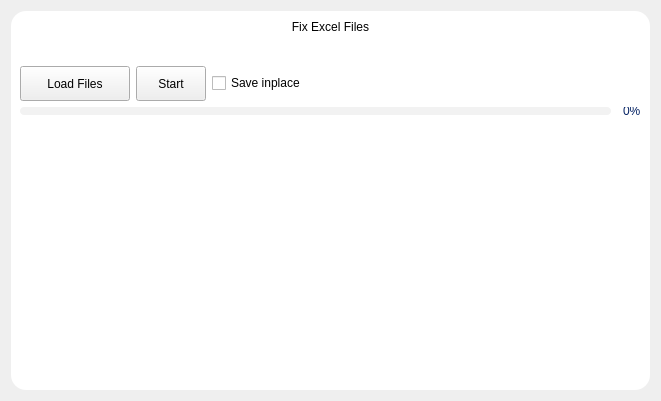
<?xml version="1.0" encoding="UTF-8"?>
<ui version="4.0">
 <class>Form_FixExcelFiles</class>
 <widget class="QWidget" name="Form_FixExcelFiles">
  <property name="geometry">
   <rect>
    <x>0</x>
    <y>0</y>
    <width>661</width>
    <height>401</height>
   </rect>
  </property>
  <property name="windowTitle">
   <string>Form</string>
  </property>
  <property name="styleSheet">
   <string notr="true">/*_______________Fixed_Styles______________*/
QLabel {font: 12pt &quot;Arial&quot;;}
/*QPlainTextEdit*/
QPlainTextEdit {
	border: 1px solid rgb(200, 200, 200);
	border-radius: 5px;
	background-color: white;
	color: rgb(90, 90, 90);
	padding-left: 10px;
	padding-right: 10px;
	background-repeat: none;
	background-position: left center;
}
QPlainTextEdit:focus {
	color: rgb(90, 90, 90);
	border: 1px solid rgb(124, 132, 159);
}
/*QLineEdit*/
QLineEdit {
	border: 1px solid rgb(200, 200, 200);
	border-radius: 5px;
	background-color: white;
	color: rgb(90, 90, 90);
	padding-left: 10px;
	padding-right: 10px;
	background-repeat: none;
	background-position: left center;
}
QLineEdit:focus {
	color: rgb(90, 90, 90);
	border: 1px solid rgb(124, 132, 159);
}
/*QPushButton*/
QPushButton {
	background-color: rgb(6, 35, 100);
	border-radius: 5px;
	font: 14pt &quot;Calibri&quot;;
	color: rgb(255, 255, 255);
}
QPushButton:hover {
	background-color: rgb(9, 53, 148);
}
QPushButton:pressed {
	background-color: rgb(60, 69, 165);
}
/*QComboBox*/
QComboBox{
	color: rgb(90, 90, 90);
	background-repeat: none;
	background-position: left center;
	border: 1px solid rgb(200, 200, 200);
	border-radius: 5px;
	padding: 5px;
	padding-left: 10px;
}
QComboBox:hover{
	color: rgb(90, 90, 90);
	border: 1px solid rgb(124, 132, 159);
}
QComboBox::drop-down {
	subcontrol-origin: padding;
	subcontrol-position: top right;
	width: 30px; 
	background-image: url(:/icons/bin/ui/icons/cil-arrow-bottom.png);
	background-position: center;
	background-repeat: no-reperat;
 }
/*QDoubleSpinBox*/
QDoubleSpinBox, QSpinBox {
	border: 1px solid rgb(200, 200, 200);
	border-radius: 5px;
	color: rgb(90, 90, 90);
	padding-left: 10px;
	padding-right: 10px;
	background-repeat: none;
	background-position: left center;
}
QDoubleSpinBox:focus, QSpinBox:focus {
	color: rgb(90, 90, 90);
	border: 1px solid rgb(124, 132, 159);
}
QDoubleSpinBox::up-arrow, QSpinBox::up-arrow {
	image: url(:/icons/bin/ui/icons/cil-arrow-top.png);
}
QDoubleSpinBox::down-arrow, QSpinBox::down-arrow {
	image: url(:/icons/bin/ui/icons/cil-arrow-bottom.png);
}
QDoubleSpinBox::up-button, QDoubleSpinBox::down-button, QSpinBox::up-button, QSpinBox::down-button {
    background: transparent;
}
/*QDateEdit*/
QDateEdit, QDateTimeEdit{
	color: rgb(90, 90, 90);
	border-radius: 5px;
	border: 1px solid rgb(200, 200, 200);
	padding: 5px;
}
QDateEdit:hover, QDateTimeEdit:hover{
	color: rgb(90, 90, 90);
	border: 1px solid rgb(124, 132, 159);
}
QDateEdit::up-arrow, QDateTimeEdit::up-arrow{
	image: url(:/icons/bin/ui/icons/cil-arrow-top.png);
}
QDateEdit::down-arrow, QDateTimeEdit::down-arrow{
	image: url(:/icons/bin/ui/icons/cil-arrow-bottom.png);
}
QDateEdit::up-button, QDateEdit::down-button, QDateTimeEdit::up-button, QDateTimeEdit::down-button {
    background: transparent;
}
/*QToolBox*/
QToolBox QPushButton {
	background-color: transparent;
    color: rgb(220,220,220);
	font: 600 12pt &quot;Segoe UI&quot;;
	text-align: left;
	padding-left: 20px;
}
QToolBox QPushButton:hover {
	color: rgb(255, 255, 255);
background-color: transparent;
}
QToolBox QPushButton:pressed {
	color: rgb(255, 255, 255);
background-color: transparent;
}
QToolBox::tab {
	border-radius: none;
	font: 700 13pt &quot;Segoe UI&quot;;
    color: rgb(137, 156, 176);
	padding-left: 10px;
	background-repeat: none;

}

QToolBox::tab:selected {
	color: rgb(255, 255, 255);
	background-color: rgb(48, 67, 106);
	border-left: 4px solid rgb(0, 249, 248);
}

QToolBox::tab:hover {
	background-color: rgb(48, 67, 106);
}
/*QCheckBox*/
QCheckBox, QRadioButton {font: 12pt &quot;Arial&quot;;}
QCheckBox::indicator, QRadioButton::indicator {
    border: 2px solid rgb(103, 103, 103);
    background: rgb(6, 35, 100);
	width: 12px;
	height: 12px;
	border-radius: 4px;
	image: none;
}
QCheckBox::indicator:hover, QRadioButton::indicator:hover {
    border: 2px solid rgb(141, 141, 141);
}
QRadioButton::indicator {
	border-radius: 8px;
}
QRadioButton::indicator:checked, QCheckBox::indicator:checked {
    background: solid rgb(189, 255, 0);
}
/*QScrollArea*/
QScrollArea { background: transparent; }
QScrollArea &gt; QWidget &gt; QWidget { background: transparent; }
QScrollArea &gt; QWidget &gt; QScrollBar { background: palette(base); }
/*QScrollBar*/
QScrollBar::handle:horizontal:hover, QScrollBar::handle:vertical:hover {background-color: rgb(9, 52, 147);}
QScrollBar:horizontal {
    border: none;
    background: transparent;
    height: 8px;
    margin: 0px 21px 0 21px;
	border-radius: 4px;
}
QScrollBar::handle:horizontal {
    background: rgb(6, 35, 100);
    min-width: 25px;
	border-radius: 4px
}
QScrollBar::add-line:horizontal {
	border: none;
    background: transparent;
	width: 20px;
	border-top-right-radius: 4px;
    border-bottom-right-radius: 4px;
    subcontrol-position: right;
    subcontrol-origin: margin;
}
QScrollBar::sub-line:horizontal {
	border: none;
    background: transparent;
    width: 20px;
	border-top-left-radius: 4px;
    border-bottom-left-radius: 4px;
    subcontrol-position: left;
    subcontrol-origin: margin;
}
QScrollBar::up-arrow:horizontal, QScrollBar::down-arrow:horizontal {background: none;}
QScrollBar::add-page:horizontal, QScrollBar::sub-page:horizontal {background: none;}
 QScrollBar:vertical {
	border: none;
    background: transparent;
    width: 8px;
    margin: 21px 0 21px 0;
	border-radius: 4px;
 }
 QScrollBar::handle:vertical {	
    background: rgb(6, 35, 100);
    min-height: 25px;
	border-radius: 4px
 }
 QScrollBar::add-line:vertical {
     border: none;
    background: transparent;
     height: 10px;
    border-radius: 4px;
     subcontrol-position: bottom;
     subcontrol-origin: margin;
 }
 QScrollBar::sub-line:vertical {
	border: none;
    background: transparent;
    height: 10px;
    border-radius: 4px;
     subcontrol-position: top;
     subcontrol-origin: margin;
 }
 QScrollBar::up-arrow:vertical, QScrollBar::down-arrow:vertical {
     background: none;
 }

 QScrollBar::add-page:vertical, QScrollBar::sub-page:vertical {
     background: none;
 }
/*QTableView QHeaderView::section {padding-right: auto;}*/
QTableView {
	font: 10pt &quot;Segoe UI&quot;;
}
QHeaderView {font: 400 15pt &quot;Segoe UI&quot;;}

QHeaderView::section:horizontal {
	background-color: rgb(248, 250, 255);
	border: none;
	font: 400 11pt &quot;Segoe UI&quot;;
}
QTableView::item {
	padding-left: 15px;
	border-bottom: 1px solid rgb(235, 235, 235);
}
QTableView::item:selected {
	background-color: rgba(248, 250, 255, 127);
	color: rgb(0, 0, 0);
}</string>
  </property>
  <layout class="QVBoxLayout" name="verticalLayout">
   <item>
    <widget class="QFrame" name="mainFrame">
     <property name="sizePolicy">
      <sizepolicy hsizetype="Expanding" vsizetype="Expanding">
       <horstretch>0</horstretch>
       <verstretch>0</verstretch>
      </sizepolicy>
     </property>
     <property name="minimumSize">
      <size>
       <width>0</width>
       <height>0</height>
      </size>
     </property>
     <property name="maximumSize">
      <size>
       <width>16777215</width>
       <height>16777215</height>
      </size>
     </property>
     <property name="styleSheet">
      <string notr="true">#mainFrame {
	background-color: rgb(255, 255, 255);
	border-radius: 15px;
}
</string>
     </property>
     <property name="frameShadow">
      <enum>QFrame::Raised</enum>
     </property>
     <layout class="QVBoxLayout" name="verticalLayout_2">
      <item>
       <widget class="QLabel" name="label">
        <property name="sizePolicy">
         <sizepolicy hsizetype="Expanding" vsizetype="Preferred">
          <horstretch>0</horstretch>
          <verstretch>0</verstretch>
         </sizepolicy>
        </property>
        <property name="minimumSize">
         <size>
          <width>0</width>
          <height>40</height>
         </size>
        </property>
        <property name="maximumSize">
         <size>
          <width>16777215</width>
          <height>40</height>
         </size>
        </property>
        <property name="styleSheet">
         <string notr="true">font: 700 18pt &quot;Arial&quot;;
</string>
        </property>
        <property name="text">
         <string>&lt;html&gt;&lt;head/&gt;&lt;body&gt;&lt;p align=&quot;center&quot;&gt;Fix Excel Files&lt;/p&gt;&lt;/body&gt;&lt;/html&gt;</string>
        </property>
        <property name="alignment">
         <set>Qt::AlignLeading|Qt::AlignLeft|Qt::AlignTop</set>
        </property>
        <property name="wordWrap">
         <bool>false</bool>
        </property>
       </widget>
      </item>
      <item>
       <layout class="QGridLayout" name="gridLayout">
        <item row="0" column="0">
         <widget class="QPushButton" name="btnLoadFiles">
          <property name="minimumSize">
           <size>
            <width>110</width>
            <height>35</height>
           </size>
          </property>
          <property name="maximumSize">
           <size>
            <width>110</width>
            <height>35</height>
           </size>
          </property>
          <property name="styleSheet">
           <string notr="true"/>
          </property>
          <property name="text">
           <string>Load Files</string>
          </property>
         </widget>
        </item>
        <item row="0" column="1">
         <widget class="QPushButton" name="btnStart">
          <property name="minimumSize">
           <size>
            <width>70</width>
            <height>35</height>
           </size>
          </property>
          <property name="maximumSize">
           <size>
            <width>70</width>
            <height>35</height>
           </size>
          </property>
          <property name="styleSheet">
           <string notr="true"/>
          </property>
          <property name="text">
           <string>Start</string>
          </property>
         </widget>
        </item>
        <item row="0" column="2">
         <widget class="QCheckBox" name="chBoxInplace">
          <property name="cursor">
           <cursorShape>PointingHandCursor</cursorShape>
          </property>
          <property name="toolTip">
           <string>&lt;html&gt;&lt;head/&gt;&lt;body&gt;&lt;p&gt;Replace processed files with originals&lt;/p&gt;&lt;/body&gt;&lt;/html&gt;</string>
          </property>
          <property name="styleSheet">
           <string notr="true"/>
          </property>
          <property name="text">
           <string>Save inplace</string>
          </property>
         </widget>
        </item>
        <item row="0" column="3">
         <spacer name="horizontalSpacer">
          <property name="orientation">
           <enum>Qt::Horizontal</enum>
          </property>
          <property name="sizeHint" stdset="0">
           <size>
            <width>40</width>
            <height>20</height>
           </size>
          </property>
         </spacer>
        </item>
        <item row="1" column="0" colspan="4">
         <widget class="QProgressBar" name="progressBar">
          <property name="enabled">
           <bool>true</bool>
          </property>
          <property name="minimumSize">
           <size>
            <width>0</width>
            <height>8</height>
           </size>
          </property>
          <property name="maximumSize">
           <size>
            <width>16777215</width>
            <height>8</height>
           </size>
          </property>
          <property name="styleSheet">
           <string notr="true">QProgressBar {
    border: none;
    border-radius: 4px;
    text-align: right;
	font: 8pt &quot;Consolas&quot;;
    background-color: #f2f2f2;
    height: 8px;
	color: rgb(6, 35, 100);

	margin-right: 30px;
}

QProgressBar::chunk {
    background-color: #4285F4;
    border-radius: 4px;
}
QProgressBar::chunk:disabled {
    background-color: #c2c2c2;
}

</string>
          </property>
          <property name="value">
           <number>0</number>
          </property>
          <property name="textVisible">
           <bool>true</bool>
          </property>
          <property name="orientation">
           <enum>Qt::Horizontal</enum>
          </property>
          <property name="textDirection">
           <enum>QProgressBar::TopToBottom</enum>
          </property>
         </widget>
        </item>
        <item row="2" column="0" colspan="4">
         <widget class="QLabel" name="terminal">
          <property name="minimumSize">
           <size>
            <width>0</width>
            <height>0</height>
           </size>
          </property>
          <property name="maximumSize">
           <size>
            <width>16777215</width>
            <height>16777215</height>
           </size>
          </property>
          <property name="styleSheet">
           <string notr="true">font: 10pt &quot;Consolas&quot;;</string>
          </property>
          <property name="text">
           <string/>
          </property>
          <property name="textFormat">
           <enum>Qt::PlainText</enum>
          </property>
          <property name="scaledContents">
           <bool>false</bool>
          </property>
          <property name="wordWrap">
           <bool>true</bool>
          </property>
          <property name="indent">
           <number>1</number>
          </property>
          <property name="textInteractionFlags">
           <set>Qt::LinksAccessibleByMouse|Qt::TextSelectableByMouse</set>
          </property>
         </widget>
        </item>
       </layout>
      </item>
      <item>
       <spacer name="verticalSpacer">
        <property name="orientation">
         <enum>Qt::Vertical</enum>
        </property>
        <property name="sizeHint" stdset="0">
         <size>
          <width>20</width>
          <height>183</height>
         </size>
        </property>
       </spacer>
      </item>
     </layout>
    </widget>
   </item>
  </layout>
 </widget>
 <resources/>
 <connections/>
</ui>
